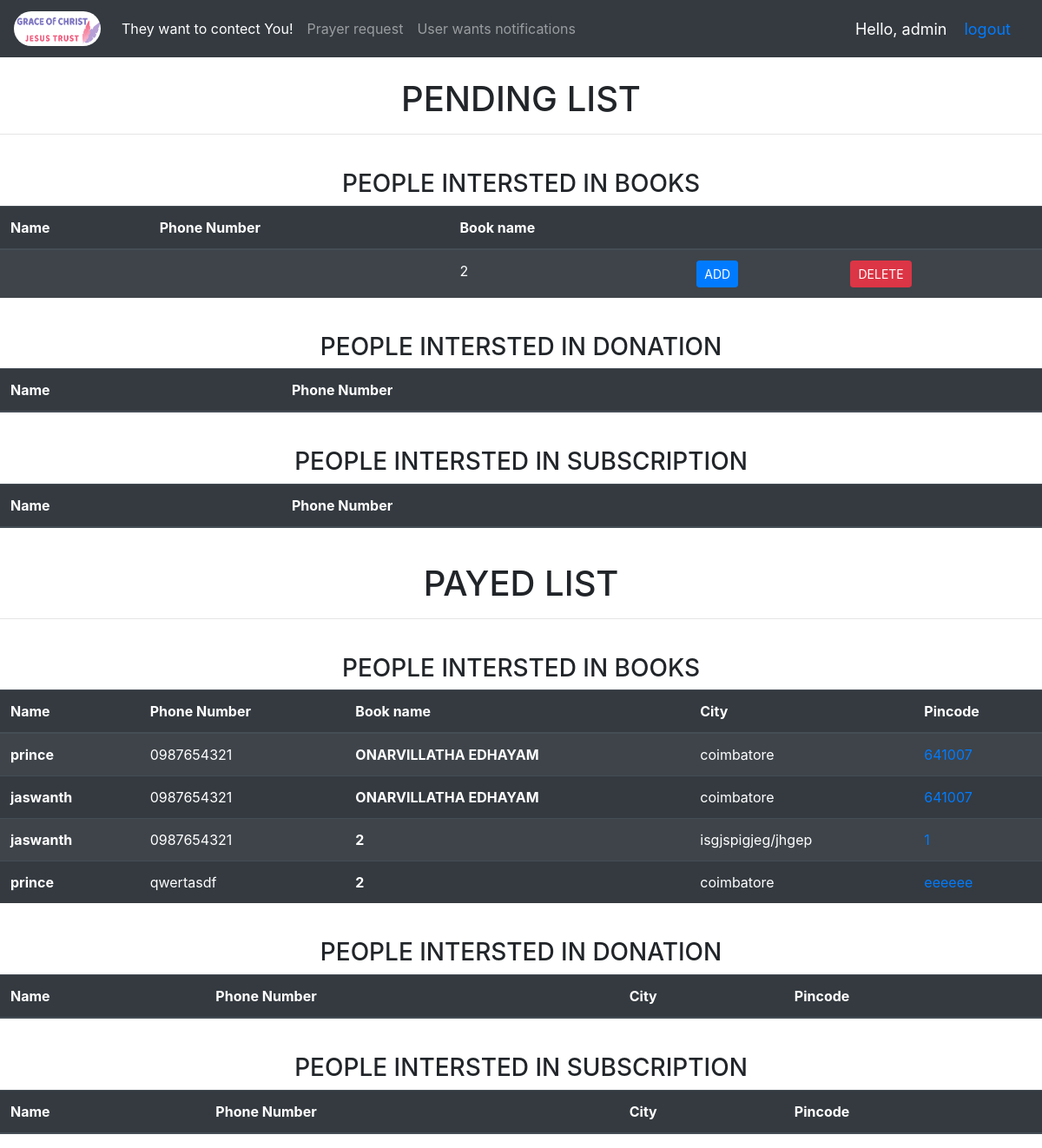
The app's page /admin1/ (signed in) with its own data.
### admin1/models.py (models this page shows, shortened)
class temp_reg(models.Model):
    CHOICE =(
        ('DONATION','DONATION'),
        ('SUBSCRIBER', 'SUBSCRIBER'),
        ('BUYER', 'BUYER')
    )
    first_name = models.CharField(max_length = 100, blank = False)
    last_name = models.CharField(max_length = 100, blank = True, null = True)
    phone_number = models.CharField(max_length = 10, blank = False)
    building_name = models.CharField(max_length = 100, blank = False)
    Area_name = models.CharField(max_length = 100, blank = False)
    city = models.CharField(max_length = 100, blank = False)
    full_add = models.TextField(max_length = 500, blank = False)
    pincode = models.CharField(max_length = 6, blank = False)
    start_date = models.DateTimeField(auto_now_add=True)
    end_date = models.DateField(blank = True, null = True)
    user_type = models.CharField(max_length = 40, choices = CHOICE, blank = True)
    book_name = models.CharField(max_length = 40, blank = True, null = True)

class permanent_reg(models.Model):
    CHOICE =(
        ('DONATION','DONATION'),
        ('SUBSCRIBER', 'SUBSCRIBER'),
        ('BUYER', 'BUYER')
    )
    first_name = models.CharField(max_length = 100, blank = False)
    last_name = models.CharField(max_length = 100, blank = True, null = True)
    phone_number = models.CharField(max_length = 10, blank = False)
    building_name = models.CharField(max_length = 100, blank = False)
    Area_name = models.CharField(max_length = 100, blank = False)
    city = models.CharField(max_length = 100, blank = False)
    full_add = models.TextField(max_length = 500, blank = False)
    pincode = models.CharField(max_length = 6, blank = False)
    user_type = models.CharField(max_length = 40, choices = CHOICE, blank = False, null = True)
    start_date = models.DateTimeField(auto_now_add=True)
    end_date = models.DateField(blank = True, null = True)
    book_name = models.CharField(max_length = 40, blank = True, null = True)

### admin1/views.py (the view)
# urls.py: path('', views.home, name = "home1"),
@login_required(login_url='/loginPage')
def home(request):
    context_a = []
    context_a1 = []
    context_b = []
    context_b1 = []
    context_c = []
    context_c1 = []
    user = temp_reg.objects.all()
    per_user = permanent_reg.objects.all()
    for i in user:
        if  i.user_type == 'BUYER':
            context_a.append(i)
        elif i.user_type == 'DONATION':
            context_b.append(i)
        else:
            context_c.append(i)
    for i in per_user:
        if  i.user_type == 'BUYER':
            context_a1.append(i)
        elif i.user_type == 'DONATION':
            context_b1.append(i)
        else:
            context_c1.append(i)
    context={
        'context_a':context_a,
        'context_b':context_b,
        'context_c':context_c,
        'context_a1':context_a1,
        'context_b1':context_b1,
        'context_c1':context_c1,
        }
    return render(request, "status.html",context)

### admin1/templates/status.html (shortened to what this page needs)
{% load static %}
<!DOCTYPE html>
<html lang="en">
<head>
    <link rel="stylesheet" href="https://stackpath.bootstrapcdn.com/bootstrap/4.3.1/css/bootstrap.min.css"
>
</head>
<body>
    <nav class="navbar navbar-expand-lg navbar-dark bg-dark">
        <a class="navbar-brand" href="{% url 'home' %}">
            <img id="img" src="{% static 'photo/logo4.png' %}" alt="image" style="width: 100px; height:40px; border-radius:40px">
        </a>
        <div class="collapse navbar-collapse" id="navbarNav">
          <ul class="navbar-nav">
              <li class="nav-item active">
                  <a class="nav-link" href="{% url 'contact' %}">They want to contect You! </a>
              </li>
              <li class="nav-item">
                  <a class="nav-link" href="{% url 'pray' %}">Prayer request</a>
              </li>
              <li class="nav-item">
                <a class="nav-link" href="{% url 'notify_up' %}">User wants notifications</a>
            </li>
          </ul>
      </div>
        <span class="hello-msg" style="left:-10px">Hello, {{request.user}}</span>
        <span class="hello-msg">
          <a href="{% url 'logout' %}">logout</a>
        </span>
    </nav>
    <br>
    <h1>PENDING LIST</h1>
    <hr>
    <br>
    <h3>PEOPLE INTERSTED IN BOOKS</h3>
    <table class="table table-striped table-dark">
        <thead>
          <tr>
            <th scope="col">Name</th>
            <th scope="col">Phone Number</th>
            <th scope="col">Book name</th>
            <th scope="col"></th>
            <th scope="col"></th>
          </tr>
        </thead>
        <tbody>
            {% for i in context_a %}
            <tr>
                <th scope="row">{{i.first_name}}</th>
                <td>{{i.phone_number}}</td>
                <td>{{i.book_name}}</td>
                <td><a class="btn btn-sm btn-primary"  href="{% url 'add' i.id %}">ADD</a></td>
                <td><a class="btn btn-sm btn-danger" href="">DELETE</a></td>
              </tr>
            {% endfor %}
        </tbody>
      </table>
      <br>
      <h3>PEOPLE INTERSTED IN DONATION</h3>
    <table class="table table-striped table-dark">
        <thead>
          <tr>
            <th scope="col">Name</th>
            <th scope="col">Phone Number</th>
            <th scope="col"></th>
            <th scope="col"></th>
          </tr>
        </thead>
      </table>
      <br>
      <h3>PEOPLE INTERSTED IN SUBSCRIPTION</h3>
    <table class="table table-striped table-dark">
        <thead>
          <tr>
            <th scope="col">Name</th>
            <th scope="col">Phone Number</th>
            <th scope="col"></th>
            <th scope="col"></th>
          </tr>
        </thead>
      </table>
      <br>
      <h1>PAYED LIST</h1>
    <hr>
    <br>
    <h3>PEOPLE INTERSTED IN BOOKS</h3>
    <table class="table table-striped table-dark">
        <thead>
          <tr>
            <th scope="col">Name</th>
            <th scope="col">Phone Number</th>
            <th scope="col">Book name</th>
            <th scope="col">City</th>
            <th scope="col">Pincode</th>
          </tr>
        </thead>
        <tbody>
            {% for i in context_a1 %}
            <tr>
                <th scope="row">{{i.first_name}}</th>
                <td>{{i.phone_number}}</td>
                <th>{{i.book_name}}</th>
                <td>{{i.city }}</td>
                <td><a href="{% url 'view' i.id %}">{{i.pincode}}</a></td>
              </tr>
            {% endfor %}
        </tbody>
      </table>
      <br>
      <h3>PEOPLE INTERSTED IN DONATION</h3>
    <table class="table table-striped table-dark">
        <thead>
          <tr>
            <th scope="col">Name</th>
            <th scope="col">Phone Number</th>
            <th scope="col">City</th>
            <th scope="col">Pincode</th>
          </tr>
        </thead>
      </table>
      <br>
      <h3>PEOPLE INTERSTED IN SUBSCRIPTION</h3>
    <table class="table table-striped table-dark">
        <thead>
          <tr>
            <th scope="col">Name</th>
            <th scope="col">Phone Number</th>
            <th scope="col">City</th>
            <th scope="col">Pincode</th>
          </tr>
        </thead>
      </table>
</body>
</html>

### admin1/templates/status.html (style rules this page uses)
.hello-msg { font-size: 18px; color:white; margin-right: 20px; }
h3, h1 { text-align: center; }

### records on screen
temp_reg: book_name "2"
permanent_reg: first_name "prince", phone_number "0987654321", book_name "ONARVILLATHA EDHAYAM", city "coimbatore", pincode "641007"
permanent_reg: first_name "jaswanth", phone_number "0987654321", book_name "ONARVILLATHA EDHAYAM", city "coimbatore", pincode "641007"
permanent_reg: first_name "jaswanth", phone_number "0987654321", book_name "2", city "isgjspigjeg/jhgep", pincode "1"
permanent_reg: first_name "prince", phone_number "qwertasdf", book_name "2", city "coimbatore", pincode "eeeeee"

### other values on screen
{{ request.user }} "admin"
